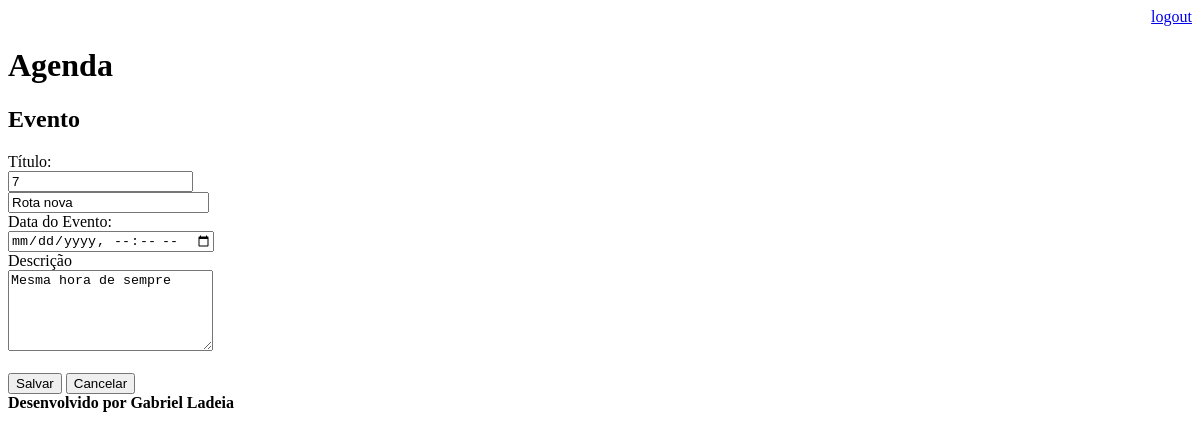
The app's page /agenda/evento/?id=7 (signed in), older data.
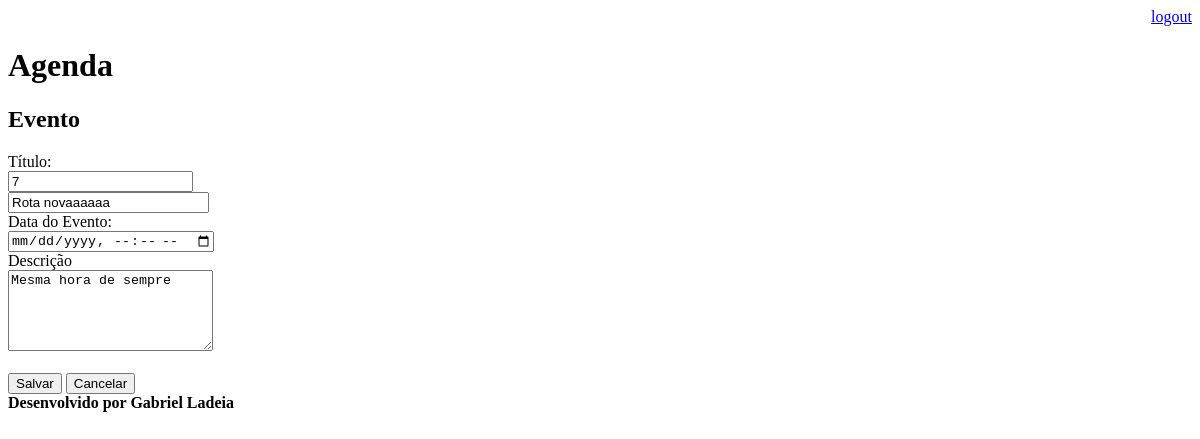
The same page, newer data.
### core/models.py (models this page shows, shortened)
class Evento(models.Model):
    titulo = models.CharField(max_length=100)
    descricao = models.TextField(blank=True, null=True)
    data_event = models.DateTimeField()
    hora_criacao = models.DateTimeField(auto_now=True)
    usuario = models.ForeignKey(User, on_delete=models.CASCADE)
    class Meta:
        db_table = 'evento'

### core/views.py (the view)
# urls.py: path('agenda/evento/', views.evento),
@login_required(login_url='/login/')
def evento(request):
    id_evento = request.GET.get('id')
    dados = {}
    if id_evento:
        dados['evento'] = Evento.objects.get(id=id_evento)
    return render(request, 'evento.html', dados)

### templates/evento.html
{% extends "model-page.html" %}
{% block content %}
<h2>Evento</h2>
    <form action="submit" method="POST">{% csrf_token %}
    <label>Título:</label>
    <br>
    <input type="text" name="id_evento" value="{{ evento.id }} ">
    <br>
    <input type="text" name="titulo" size="22" value="{{ evento.titulo }}">
    <br>
    <label>Data do Evento:</label>
    <br>
    <input type="datetime-local" name="data_evento" size="22" value="{{ evento.data_event }}">
    <br>
    <label>Descrição</label>
    <br>
    <textarea name="descricao" rows="5" cols="23">{{ evento.descricao }}</textarea>
    <br>
    <br>
    <button type="submit">Salvar</button>
    <a href="/">
        <button type="button">Cancelar</button>
    </a>
    <br>
</form>
{% endblock %}

Row changes from the older to the newer data that the page shows:
changed Evento "Mesma hora de sempre": titulo "Rota nova" → "Rota novaaaaaa"
